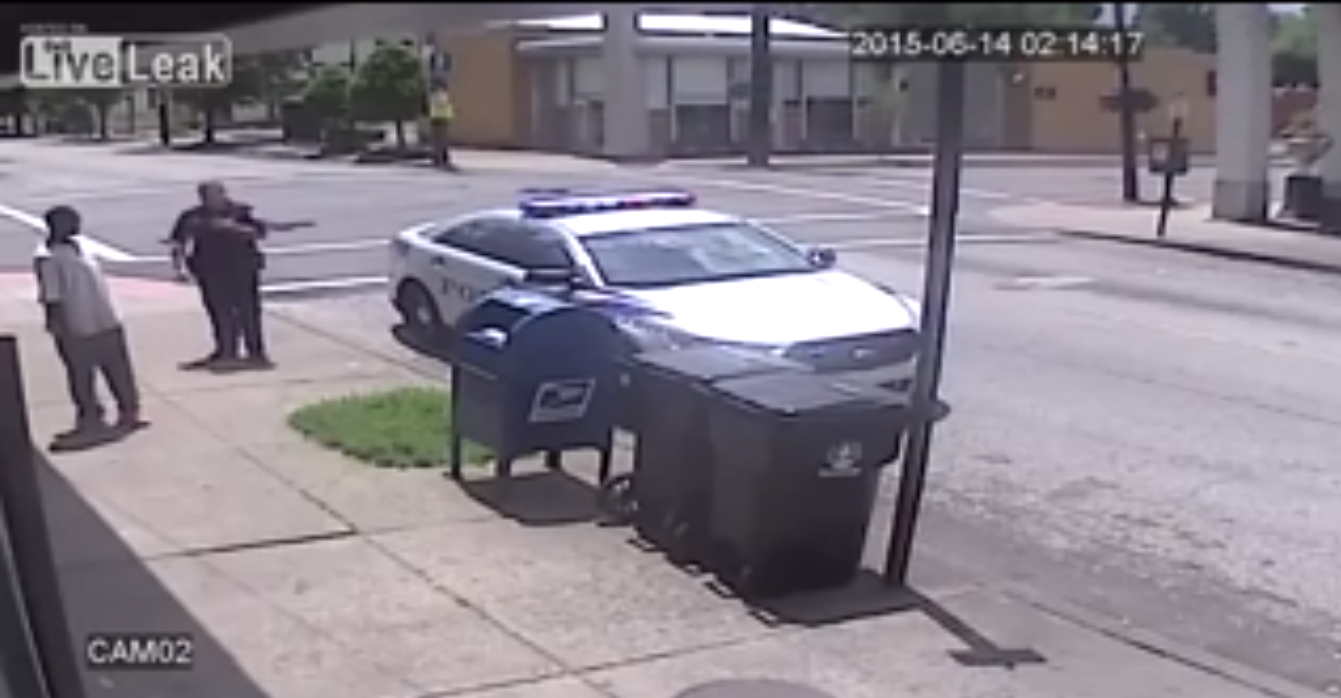
#> input picture input/src2.png, 1341 x 698 px; the run also reads 1 picture not shown here
$ python main.py
#> lines starting #> are read from the running program, lines starting #| are printed output that depends on the picture
### Homography.py
import cv2
import numpy as np
import os

class Homography:

    # [6 lines left out: function make_dstimg, not called in this run]

    def homography(self, a,b,c,d,im_src):
        current = "/".join(os.path.dirname(__file__).split("/"))
        input_path = current + "/input/"

        # Four corners of the item in source image
        pts_src = np.array([a,b,c,d])

        # Read destination image.
        #im_dst = self.make_dstimg(im_src)
        im_dst = cv2.imread(input_path + "dst.jpg")

        # Four corners of the item in destination image.
        # dst0
        #pts_dst = np.array([[167, 26], [644, 20], [632, 334], [182, 337]])

        #dst1
        #pts_dst = np.array([[140, 316],[1112, 316], [1105, 691],[140, 809]])

        #dst2
        pts_dst = np.array([[0, 0],[im_dst.shape[0], 0], [im_dst.shape[0], im_dst.shape[1]] ,[0, im_dst.shape[1]] ])
        print('dest shape========', im_dst.shape[0]," " ,im_dst.shape[1])

        # Calculate Homography
        h, status = cv2.findHomography(pts_src, pts_dst, cv2.RANSAC, 4)

        # Warp source image to destination based on homography
        im_out = cv2.warpPerspective(im_src, h, (im_dst.shape[1], im_dst.shape[0]))

        return im_out, h


    '''imgs = '/home/sara/PycharmProjects/Research/input/book2.jpg'
    homography([141, 131], [480, 159], [493, 630], [64, 601], imgs)
    '''

### Distance.py
import json
import numpy as np
import cv2

class Distance:

    # [4 lines left out: function fixjson, not called in this run]

    def getObj(self, jsonFile):
        o=[]
        objects = {}
        c=1
        #Getting the objects
        with open(jsonFile, 'r') as f:
            line = f.readline()
            while line:
                data = json.loads(line)
                o.append(data)
                line = f.readline()

        for i in o:
            v = []
            vec = np.array((i['xaxis'], i['yaxis']), dtype=np.float32)
            v.append(i['Category'])
            v.append(vec)
            k = "o"+str(c)
            objects[k] = v
            c+=1
        return objects


    # [44 lines left out: functions calculateDistance, drawlines, transformdict, transformdict2, not called in this run]

### main.py
import Distance as d
import Homography as h
import cv2
import os
from datetime import datetime

def display_image(window_name, image):
    """A function to display image"""
    cv2.namedWindow(window_name)
    cv2.imshow(window_name, image)
    cv2.waitKey(0)

def main():
    current = "/".join(os.path.dirname(__file__).split("/"))
    output_path = current + "/output/"
    input_path = current + "/input/"
    image = cv2.imread(input_path + "src2.png")
#> image is the input picture: shape (698, 1341, 3); mean B, G, R 140.8, 130.6, 137.6
    print('source shape========', image.shape[0], " ", image.shape[1])
#| source shape======== 698   1341


    homography = h.Homography()
    dist = d.Distance()

    image_copy = image.copy()
    dest_img = cv2.imread(input_path + "dst0.jpg")
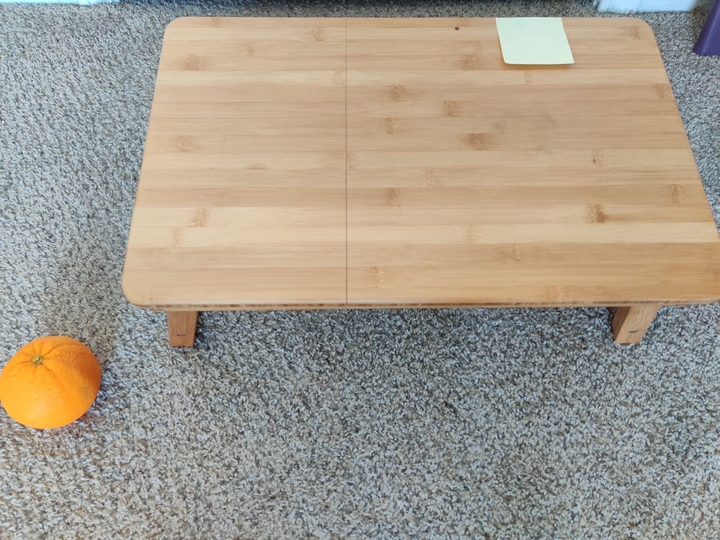
#> input picture input/dst0.jpg, 720 x 540 px
#> dest_img is the input picture: shape (540, 720, 3); mean B, G, R 141.7, 155.2, 164

    img_out, h_matrix = homography.homography([0, 209], [209, 179], [449, 470], [43, 518], image)
#| dest shape======== 800   600
#> in homography, `im_out = cv2.warpPerspective(im_src, h, (im_dst.shape[1], im_dst.shape..`:
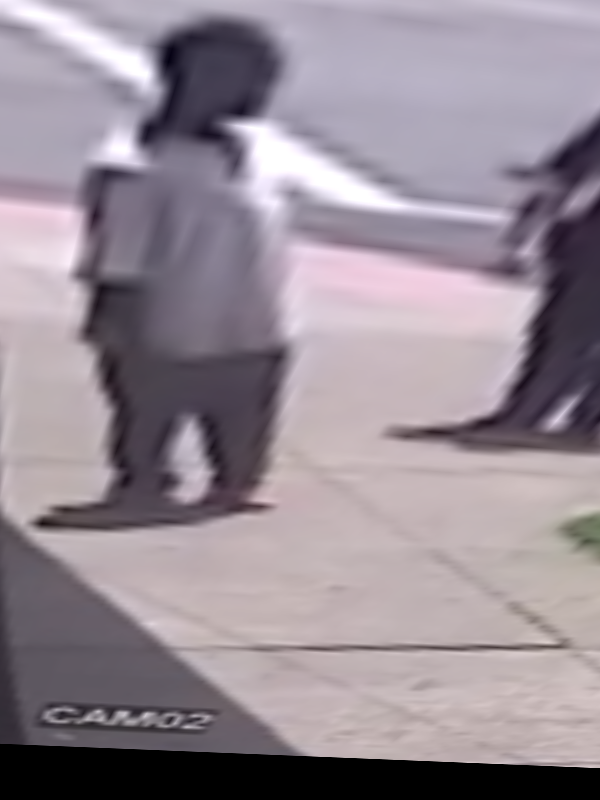
#> im_out: shape (800, 600, 3); mean B, G, R 148.6, 139.4, 150
#> h_matrix = [[9.51, -1.32, 276.6], [1.3, 9.04, -1890.1], [0.00123, 0.00714, 1]]
    #dst/src1
    #img_out, h_matrix = homography.homography([353, 418],[497, 410],[499 , 467], [353,467] , image)
    #dst/src 0
    #img_out, h_matrix = homography.homography([271, 61], [644, 44], [685, 287], [229, 280], image)
    '''cv2.line(image_copy, (1132, 1343), (1132 , 1555),
             (0, 255, 0), 5)'''

    # dist.fixjson("QIL/yoloJson.json", "QIL/yoloJson2.json")

    objects = dist.getObj(current + "/JSON/yoloJson2.json")
    distances = dist.calculateDistance(objects)
    img_dist = dist.drawlines(image, distances, objects)
    print('Original image distance ', distances['o1']['o2'])

    output_image_name = output_path + "result" + datetime.now().strftime("%m%d-%H%M%S") + ".jpg"
    cv2.imwrite(output_image_name, img_dist)

    h_objects = dist.transformdict(objects, h_matrix)
    print(h_objects)
    h_distances = dist.calculateDistance(h_objects)
    h_img_dist = dist.drawlines(img_out, h_distances, h_objects)
    print('homographed image distance ', h_distances['o1']['o2'])

    h_output_image_name = output_path + "homography_result" + datetime.now().strftime("%m%d-%H%M%S") + ".jpg"
    cv2.imwrite(h_output_image_name, h_img_dist)

    '''obj = dist.getObj(current + "/JSON/obj_dst0.json")
    distn = dist.calculateDistance(obj)
    img_dist = dist.drawlines(dest_img, distn, obj)
    print('Destination image distance ', distn['o1']['o2'])

    input_image_name = output_path + "destination" + datetime.now().strftime("%m%d-%H%M%S") + ".jpg"
    cv2.imwrite(input_image_name, img_dist)'''


if __name__ == "__main__":
#> (the run stopped early here; a loop or call above may not have finished)
